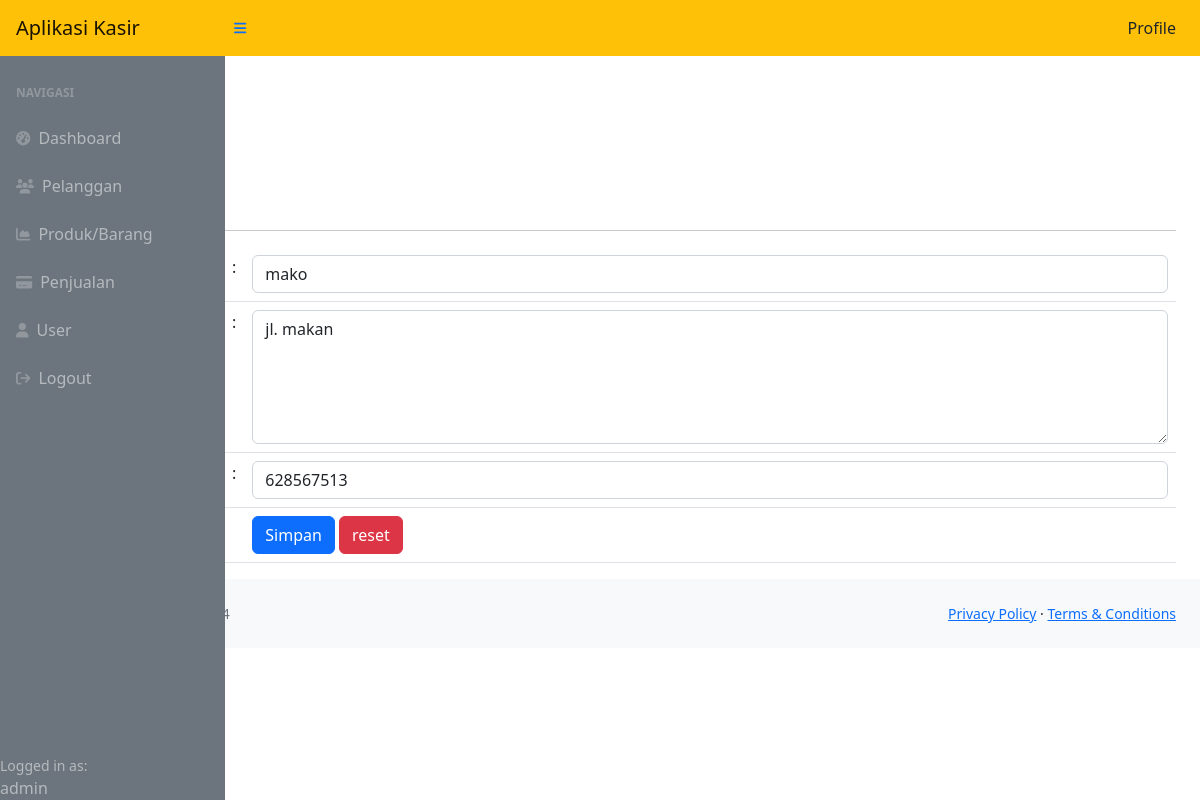
Page /aplikasi_kasir/index.php?page=pelanggan_ubah&&id=23 (signed in) on the committed database.
### tables this page shows
CREATE TABLE `pelanggan` (
  `id_pelanggan` int(11) NOT NULL,
  `nama_pelanggan` varchar(255) DEFAULT NULL,
  `alamat` text DEFAULT NULL,
  `no_telepon` int(20) DEFAULT NULL
);

### aplikasi_kasir/pelanggan_ubah.php (the view, shortened to what this page needs)
<?php
$id = $_GET['id'];
$query = mysqli_query($koneksi, "SELECT*FROM pelanggan WHERE id_pelanggan=$id");
$data = mysqli_fetch_array($query);
?>
<br><br>
<div class="container-fluid px-4">
    <h1 class="mt-4">Pelanggan</h1>
    <ol class="breadcrumb mb-4">
        <li class="breadcrumb-item active">Pelanggan</li>
    </ol>
    <a href="?page=pelanggan" class="btn btn-primary">Kembali</a>
    <hr>
    <form method="post">
        <table class="table table-border">
            <tr>
                <td width="200">Nama Pelanggan</td>
                <td width="1">:</td>
                <td><input class="form-control" value="<?php echo $data['nama_pelanggan']; ?>" type="text"
                        name="nama_pelanggan"></td>
            </tr>
            <tr>
                <td>Alamat</td>
                <td>:</td>
                <td><textarea name="alamat" rows="5" class="form-control"><?php echo $data['alamat']; ?></textarea></td>
            </tr>
            <tr>
                <td>No Telepon</td>
                <td>:</td>
                <td><input class="form-control" value="<?php echo $data['no_telepon']; ?>" type="number" step="0"
                        name="no_telepon"></td>
            </tr>
            <tr>
                <td></td>
                <td>
                    <button type="submit" class="btn btn-primary">Simpan</button>
                    <button type="reset" class="btn btn-danger">reset</button>
                </td>
            </tr>
        </table>
    </form>
</div>

### rows in the picture
pelanggan: nama_pelanggan "mako", alamat "jl. makan", no_telepon "628567513"

### other values in the picture
$_SESSION['user']['level'] "admin"
